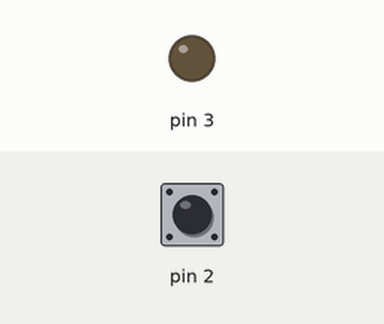
The sketch below on a simulated Arduino Uno, built with avr-gcc and run on an emulated ATmega328P. Parts: output pins drawn as LEDs (lit = HIGH). Inputs (shaded band) come from the test bench; at power-on: pin 2 HIGH.

Above: at 1.2 s.
1.3 s: pin 2 pulled LOW for 0.15 s
At 1.37 s:
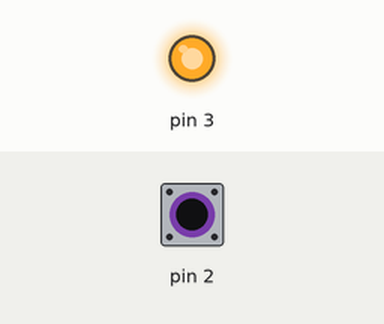
2.9 s: pin 2 pulled LOW for 3.2 s
At 7.4 s:
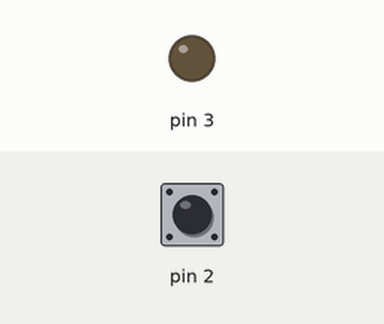
Timing chart, 0 to 8.9 s (numbered marks = the images above; inputs shaded):
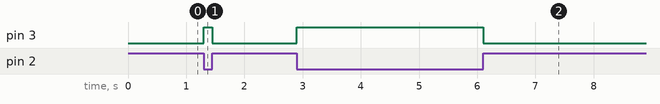

The sketch:

switch_input_pullup.ino
```cpp
void setup() {
  pinMode(2, INPUT_PULLUP);
  pinMode(3, OUTPUT);
}

void loop() {
  if (digitalRead(2) == HIGH) {
    digitalWrite(3, LOW);
  } else {
    digitalWrite(3, HIGH);
  }
}
```

Measured:
- after the input at 1.3 s, pin 3: LOW → HIGH at once, → LOW 0.15 s later
- after the input at 2.9 s, pin 3: LOW → HIGH at once, → LOW 3.2 s later
